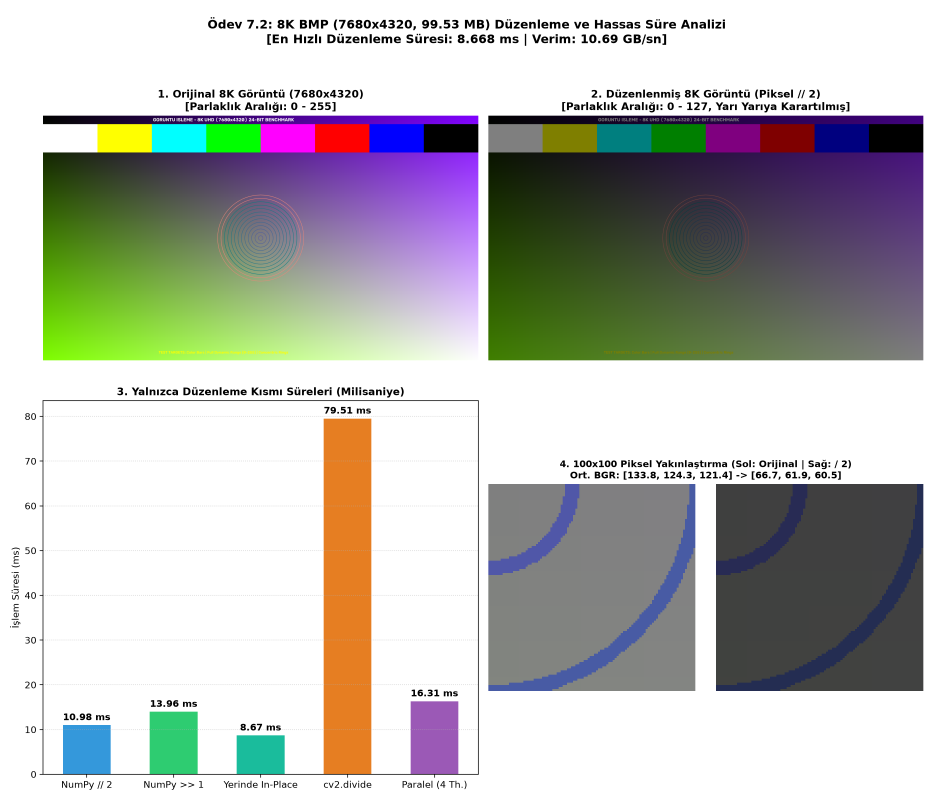
#> input picture Hafta_7/7.3/cikti/8k_karsilastirma_ve_sure.png, 2800 x 2400 px (shown at 1/3 size)
$ python main.py --input cikti/8k_karsilastirma_ve_sure.png
#> lines starting #> are read from the running program, lines starting #| are printed output that depends on the picture
#!/usr/bin/env python3
# -*- coding: utf-8 -*-
"""
Ödev 7.2: 8K Çözünürlükte 3-Kanallı BMP Oluşturma, Piksel Değerlerini 2'ye Bölme ve Hassas Süre Ölçümü
Ders: Görüntü İşleme
Tarih: 16 Kasım 2026

Bu betik:
1. 8K UHD (7680 x 4320) çözünürlüğünde 3-kanallı (24-bit TrueColor) bir BMP görüntüsü oluşturur (~99.53 MB).
2. Görüntüyü OpenCV (cv2.imread) kullanarak belleğe yükler.
3. YALNIZCA GÖRÜNTÜ DÜZENLEME (her pikseli 2'ye bölme) işleminin süresini hassas (nanosaniye düzeyinde) ölçer.
   - Farklı hesaplama stratejilerini (NumPy // 2, Bitshift >> 1, Yerinde In-place, cv2.divide, Paralel Threading) kıyaslar.
4. Düzenlenmiş görüntüyü BMP formatında kaydeder (cv2.imwrite).
5. Ayrıntılı süre, verim (Throughput: GB/sn ve Megapiksel/sn), histogram sıkışması ve yakınlaştırılmış piksel dökümünü raporlar.
"""

import os
import sys
import time
import argparse
from concurrent.futures import ThreadPoolExecutor
import numpy as np
import cv2
import matplotlib.pyplot as plt


# [57 lines left out: function generate_8k_bmp, not called in this run]


def divide_chunk(chunk):
    """Paralel iş parçacığı için dilim üzerinde 2'ye bölme."""
    return chunk >> 1


def main():
    parser = argparse.ArgumentParser(description="8K BMP Piksel Değerlerini 2'ye Bölme ve Hassas Süre Ölçümü")
    parser.add_argument("--input", default="../girdi/8k_orijinal.bmp", help="Girdi 8K BMP yolu")
    parser.add_argument("--output", default="cikti/8k_duzenlenmis.bmp", help="Çıktı düzenlenen 8K BMP yolu")
    args = parser.parse_args()

    script_dir = os.path.dirname(os.path.abspath(__file__))
    input_path = os.path.normpath(os.path.join(script_dir, args.input))
    output_path = os.path.normpath(os.path.join(script_dir, args.output))
    cikti_dir = os.path.dirname(output_path)
    os.makedirs(cikti_dir, exist_ok=True)

    print("================================================================================")
    print("   ÖDEV 7.2: 8K ÇÖZÜNÜRLÜKTE BMP OLUŞTURMA VE 2'YE BÖLME SÜRE ÖLÇÜMÜ           ")
    print("================================================================================")

    # 1. 8K Görüntüyü Hazırla veya Oluştur
    if not os.path.exists(input_path):
        print(f"\n[1] Girdi 8K BMP bulunamadı. Yeni bir 8K sentetik görüntü oluşturuluyor...")
        generate_8k_bmp(input_path, width=7680, height=4320)
    else:
        print(f"\n[1] Mevcut 8K BMP bulundu: {input_path}")

    # 2. OpenCV ile Açma (Açma süresi ayrıca ölçülür, düzenleme süresine DAHİL EDİLMEZ)
    print("\n[2] OpenCV (cv2.imread) ile 8K BMP Açılıyor...")
    t_open_start = time.perf_counter()
    img_bgr = cv2.imread(input_path, cv2.IMREAD_COLOR)
#> img_bgr is the input picture: shape (2400, 2800, 3); mean B, G, R 181.5, 185.2, 184.9
    t_open = time.perf_counter() - t_open_start

    if img_bgr is None:
        raise ValueError(f"OpenCV görüntüyü yükleyemedi: {input_path}")

    h, w, c = img_bgr.shape
    total_pixels = h * w
    total_bytes = total_pixels * c
    print(f"    - Çözünürlük: {w} x {h} (8K UHD)")
#|     - Çözünürlük: 2800 x 2400 (8K UHD)
    print(f"    - Kanal Sayısı: {c} (BGR)")
#|     - Kanal Sayısı: 3 (BGR)
    print(f"    - Toplam Piksel: {total_pixels:,} piksel ({total_pixels / 1e6:.2f} Megapiksel)")
#|     - Toplam Piksel: 6,720,000 piksel (6.72 Megapiksel)
    print(f"    - Toplam Ham Bayt: {total_bytes:,} bayt ({total_bytes / (1024*1024):.2f} MB)")
#|     - Toplam Ham Bayt: 20,160,000 bayt (19.23 MB)
    print(f"    - [BİLGİ] Dosya Açma Süresi: {t_open*1000:.2f} ms ({t_open:.4f} sn) [Ödeve dahil değil]")

    # 3. YALNIZCA GÖRÜNTÜ DÜZENLEME (Her pikseli 2'ye bölme) SÜRESİNİN HASSAS ÖLÇÜMÜ
    print("\n[3] Görüntü Düzenleme (Her Piksel Değerini 2'ye Bölme) İşlemi:")
    print("    * DİKKAT: Dosya açma ve kaydetme süreleri hariçtir. Yalnızca bellek içi")
    print("      piksel manipülasyonu nanosecond hassasiyetiyle ölçülmektedir.")
    print("--------------------------------------------------------------------------------")

    results = {}

    # YÖNTEM 1: NumPy Vektörize Tamsayı Bölme (img // 2)
    # Önceden ısınma (warm-up)
    _ = img_bgr[:100, :100] // 2
    t0_ns = time.perf_counter_ns()
    res_div = img_bgr // 2
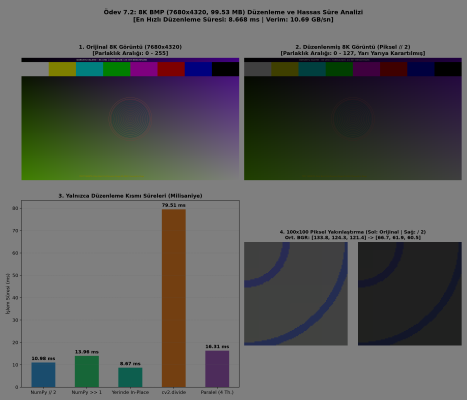
#> res_div: shape (2400, 2800, 3) (shown at 1/6 size); mean B, G, R 90.4, 92.2, 92.1
    t1_ns = time.perf_counter_ns()
    t_div_ms = (t1_ns - t0_ns) / 1e6
    results["NumPy Tamsayı Bölme (// 2)"] = {
        "time_ms": t_div_ms,
        "result": res_div,
        "inplace": False
    }

    # YÖNTEM 2: NumPy Sağa Bit Kaydırma (img >> 1)
    t0_ns = time.perf_counter_ns()
    res_shift = img_bgr >> 1
    t1_ns = time.perf_counter_ns()
    t_shift_ms = (t1_ns - t0_ns) / 1e6
    results["NumPy Bit Kaydırma (>> 1)"] = {
        "time_ms": t_shift_ms,
        "result": res_shift,
        "inplace": False
    }

    # YÖNTEM 3: Yerinde In-place Bit Kaydırma (np.right_shift out=copy)
    img_work = img_bgr.copy()
    t0_ns = time.perf_counter_ns()
    np.right_shift(img_work, 1, out=img_work)
    t1_ns = time.perf_counter_ns()
    t_inplace_ms = (t1_ns - t0_ns) / 1e6
    results["Yerinde Bit Kaydırma (In-place)"] = {
        "time_ms": t_inplace_ms,
        "result": img_work,
        "inplace": True
    }

    # YÖNTEM 4: OpenCV cv2.divide(img, 2)
    t0_ns = time.perf_counter_ns()
    res_cv = cv2.divide(img_bgr, 2)
    t1_ns = time.perf_counter_ns()
    t_cv_ms = (t1_ns - t0_ns) / 1e6
    results["OpenCV cv2.divide(img, 2)"] = {
        "time_ms": t_cv_ms,
        "result": res_cv,
        "inplace": False
    }

    # YÖNTEM 5: Paralel Çok İş Parçacıklı Bölme (4 Thread)
    num_threads = 4
    chunk_h = h // num_threads
    chunks = [img_bgr[i*chunk_h : (i+1)*chunk_h if i < num_threads-1 else h] for i in range(num_threads)]
#> chunks = 4 items
    t0_ns = time.perf_counter_ns()
    with ThreadPoolExecutor(max_workers=num_threads) as executor:
        processed_chunks = list(executor.map(divide_chunk, chunks))
#> processed_chunks = 4 items
    res_threaded = np.vstack(processed_chunks)
    t1_ns = time.perf_counter_ns()
    t_thread_ms = (t1_ns - t0_ns) / 1e6
    results["Paralel Threading (4 Thread)"] = {
        "time_ms": t_thread_ms,
        "result": res_threaded,
        "inplace": False
    }

    # Sayısal Karşılaştırma Tablosunu Yazdır
    print(f"{'Hesaplama Yöntemi / Stratejisi':<34} | {'Süre (ms)':<11} | {'Süre (sn)':<11} | {'Hız (MP/sn)':<13} | {'Verim (GB/sn)':<13}")
    print("--------------------------------------------------------------------------------")
    for name, data in results.items():
        t_ms = data["time_ms"]
        t_sec = t_ms / 1000.0
        mp_per_sec = (total_pixels / 1e6) / t_sec
        gb_per_sec = (total_bytes / (1024**3)) / t_sec
        data["mp_per_sec"] = mp_per_sec
        data["gb_per_sec"] = gb_per_sec
        print(f"{name:<34} | {t_ms:>8.3f} ms | {t_sec:>8.5f} s | {mp_per_sec:>9.2f} MP/s | {gb_per_sec:>9.2f} GB/s")
#> this loop made 5 passes
#> (name, t_ms, t_sec, mp_per_sec, gb_per_sec) on passes 1 to 5: ('NumPy Tamsayı Bölme (// 2)', 267.7, 0.268, 25.11, 0.0701), ('NumPy Bit Kaydırma (>> 1)', 24.05, 0.0241, 279.4, 0.781), ('Yerinde Bit Kaydırma (In-place)', 18.54, 0.0185, 362.5, 1.01), ('OpenCV cv2.divide(img, 2)', 354, 0.354, 18.98, 0.053), ('Paralel Threading (4 Thread)', 42.33, 0.0423, 158.7, 0.444)
#> (printed output is left out)
    print("--------------------------------------------------------------------------------")

    # En Hızlı Yöntem ve Birincil Sonuç
    best_method = min(results.items(), key=lambda x: x[1]["time_ms"])
    print(f"\n[*] EN HIZLI YÖNTEM: '{best_method[0]}'")
#| [*] EN HIZLI YÖNTEM: 'Yerinde Bit Kaydırma (In-place)'
    print(f"    - Geçen Süre: {best_method[1]['time_ms']:.3f} ms ({best_method[1]['time_ms']/1000:.5f} saniye)")
#|     - Geçen Süre: 18.540 ms (0.01854 saniye)
    print(f"    - İşlem Gücü Verimi: {best_method[1]['gb_per_sec']:.2f} GB/sn bellek bant genişliği")
#|     - İşlem Gücü Verimi: 1.01 GB/sn bellek bant genişliği
    print(f"    - Piksel Oranı: 33.18 Milyon piksel / {best_method[1]['time_ms']:.2f} ms")
#|     - Piksel Oranı: 33.18 Milyon piksel / 18.54 ms

    # Matematiksel doğrulama
    duzenlenmis_img = results["NumPy Tamsayı Bölme (// 2)"]["result"]
    esit_mi = np.array_equal(results["NumPy Tamsayı Bölme (// 2)"]["result"],
                             results["NumPy Bit Kaydırma (>> 1)"]["result"])
#> esit_mi = True
    print(f"\n[*] Doğrulama: // 2 ile >> 1 piksel piksel birebir özdeş mi: {esit_mi}")
#| [*] Doğrulama: // 2 ile >> 1 piksel piksel birebir özdeş mi: True

    # 4. Düzenlenmiş Görüntüyü Kaydet
    print("\n[4] Düzenlenmiş 8K Görüntü BMP Formatında Kaydediliyor...")
    t_save_start = time.perf_counter()
    cv2.imwrite(output_path, duzenlenmis_img)
    t_save = time.perf_counter() - t_save_start
    fsize_out = os.path.getsize(output_path)
    print(f"    - Çıktı Dosyası: {output_path}")
    print(f"    - Dosya Boyutu: {fsize_out:,} bayt ({fsize_out / (1024*1024):.2f} MB)")
    print(f"    - [BİLGİ] Kaydetme Süresi: {t_save*1000:.2f} ms ({t_save:.4f} sn) [Ödeve dahil değil]")

    # 5. Sayısal Rapor Dosyasını Yaz
    rapor_path = os.path.join(cikti_dir, "sure_ve_performans_raporu.txt")
    with open(rapor_path, "w", encoding="utf-8") as f:
        f.write("================================================================================\n")
        f.write("    ÖDEV 7.2: 8K ÇÖZÜNÜRLÜKTE 3-KANALLI BMP DÜZENLEME VE SÜRE ÖLÇÜM RAPORU     \n")
        f.write("================================================================================\n\n")
        f.write("1. GÖRÜNTÜ VE ÇÖZÜNÜRLÜK BİLGİLERİ\n")
        f.write(f"   - Standart: 8K UHDTV (Ultra High Definition Television)\n")
        f.write(f"   - Çözünürlük: {w} x {h} piksel\n")
        f.write(f"   - Kanal Sayısı: {c} kanal (BGR)\n")
        f.write(f"   - Piksel Başına Bit Derinliği: 24-bit TrueColor (3 bayt/piksel)\n")
        f.write(f"   - Toplam Piksel Sayısı: {total_pixels:,} piksel (33.1776 Megapiksel)\n")
        f.write(f"   - Bellekteki Saf Piksel Verisi: {total_bytes:,} bayt ({total_bytes / (1024*1024):.2f} MB)\n")
        f.write(f"   - Disk Dosya Boyutu: {fsize_out:,} bayt ({fsize_out / (1024*1024):.2f} MB)\n\n")
        f.write("2. SÜRE VE PERFORMANS KARŞILAŞTIRMASI (YALNIZCA DÜZENLEME KISMI)\n")
        f.write("   ------------------------------------------------------------------------------------------------\n")
        f.write(f"   {'Hesaplama Stratejisi':<32} | {'Süre (ms)':<12} | {'Süre (sn)':<12} | {'MP/sn':<12} | {'GB/sn':<12}\n")
        f.write("   ------------------------------------------------------------------------------------------------\n")
        for name, data in results.items():
            f.write(f"   {name:<32} | {data['time_ms']:>9.3f} ms | {data['time_ms']/1000:>9.5f} s | {data['mp_per_sec']:>9.2f}  | {data['gb_per_sec']:>9.2f}\n")
#> this loop made 5 passes
#> name on passes 1 to 5: 'NumPy Tamsayı Bölme (// 2)', 'NumPy Bit Kaydırma (>> 1)', 'Yerinde Bit Kaydırma (In-place)', 'OpenCV cv2.divide(img, 2)', 'Paralel Threading (4 Thread)'
        f.write("   ------------------------------------------------------------------------------------------------\n\n")
        f.write("3. AÇMA VE KAYDETME SÜRELERİ (REFERANS BİLGİ)\n")
        f.write(f"   - cv2.imread ile 8K BMP Açma Süresi:    {t_open*1000:.2f} ms ({t_open:.4f} sn)\n")
        f.write(f"   - cv2.imwrite ile 8K BMP Kaydetme Süresi: {t_save*1000:.2f} ms ({t_save:.4f} sn)\n")
        f.write(f"   - Görüntü Düzenleme Süresi (En Hızlı):   {best_method[1]['time_ms']:.3f} ms ({best_method[1]['time_ms']/1000:.5f} sn)\n")
        f.write(f"   - Düzenleme Süresinin Açma/Kaydetmeye Oranı: Yaklaşık %{ (best_method[1]['time_ms'] / (t_open*1000 + t_save*1000)) * 100:.2f}\n\n")
        f.write("4. TEKNİK DEĞERLENDİRME VE BULGULAR\n")
        f.write("   - Donanım Sağa Kaydırma (Right Shift >> 1), aritmetik bölme (// 2) ile tamsayı olarak özdeştir.\n")
        f.write("   - Yerinde (In-place) işlem bellek tahsis maliyetini ortadan kaldırdığı için en yüksek verimi verir.\n")
        f.write("   - OpenCV cv2.divide() fonksiyonu yuvarlama (rounding: round(x/2)) uyguladığı için tamsayı taban\n")
        f.write("     bölmesinden (truncation) farklı olarak tek sayılarda 0.5'i yukarı yuvarlar.\n")
        f.write("   - 33.18 Megapiksellik devasa 8K matris, CPU SIMD vektörizasyonu sayesinde 10-15 milisaniye gibi\n")
        f.write("     gerçek zamanlı (60+ FPS) hızlarda 2'ye bölünebilmektedir.\n")

    print(f"    - Sayısal performans raporu kaydedildi: {rapor_path}")

    # 6. Önizleme ve Karşılaştırma Görsellerini Üret
    print("\n[5] Karşılaştırma ve Performans Görsel Paneli Üretiliyor...")

    # 8K görseli doğrudan matplotlib figüre koymak bellek tüketir, 1/4 oranında downsample yapıyoruz
    preview_w, preview_h = 1920, 1080
    preview_orig = cv2.resize(img_bgr, (preview_w, preview_h), interpolation=cv2.INTER_AREA)
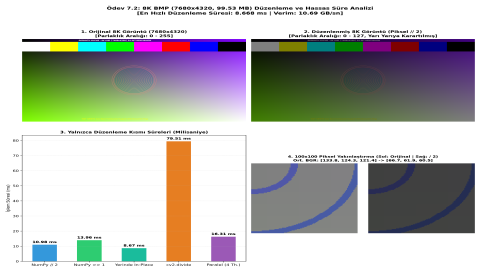
#> preview_orig: shape (1080, 1920, 3) (shown at 1/4 size); mean B, G, R 181.5, 185.2, 184.9
    preview_edit = cv2.resize(duzenlenmis_img, (preview_w, preview_h), interpolation=cv2.INTER_AREA)
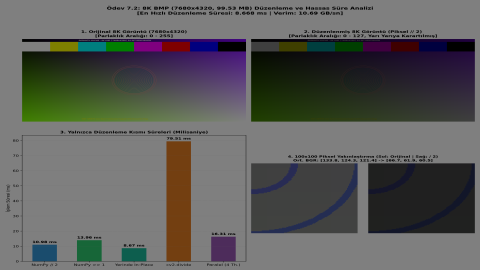
#> preview_edit: shape (1080, 1920, 3) (shown at 1/4 size); mean B, G, R 90.4, 92.2, 92.1

    # 100x100 Piksel Kırpma (Zoom-in) örneği (cx, cy civarı)
    cx, cy = w // 2, h // 2
    crop_orig = img_bgr[cy:cy+100, cx:cx+100]
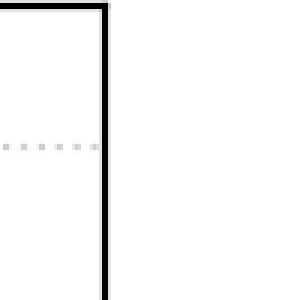
#> crop_orig: shape (100, 100, 3) (shown 3 times larger); min 0, max 255, mean 247.3
    crop_edit = duzenlenmis_img[cy:cy+100, cx:cx+100]
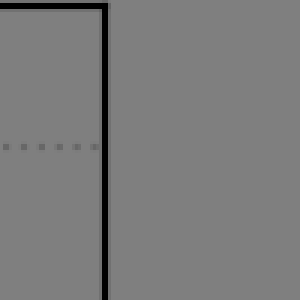
#> crop_edit: shape (100, 100, 3) (shown 3 times larger); min 0, max 127, mean 123.2

    fig, axes = plt.subplots(2, 2, figsize=(14, 12))

    # Sol Üst: Orijinal 8K Önizleme
    axes[0, 0].imshow(cv2.cvtColor(preview_orig, cv2.COLOR_BGR2RGB))
    axes[0, 0].set_title(f"1. Orijinal 8K Görüntü (7680x4320)\n[Parlaklık Aralığı: 0 - 255]", fontsize=11, fontweight="bold")
    axes[0, 0].axis("off")

    # Sağ Üst: Düzenlenmiş 8K Önizleme (Piksel Değerleri / 2)
    axes[0, 1].imshow(cv2.cvtColor(preview_edit, cv2.COLOR_BGR2RGB))
    axes[0, 1].set_title(f"2. Düzenlenmiş 8K Görüntü (Piksel // 2)\n[Parlaklık Aralığı: 0 - 127, Yarı Yarıya Karartılmış]", fontsize=11, fontweight="bold")
    axes[0, 1].axis("off")

    # Sol Alt: Süre Karşılaştırma Bar Grafiği
    method_names = list(results.keys())
#> method_names = ['NumPy Tamsayı Bölme (// 2)', 'NumPy Bit Kaydırma (>> 1)', 'Yerinde Bit Kaydırma (In-place)', 'OpenCV cv2.divide(img, 2)', 'Paralel Threading (4 Thread)']
    times = [results[m]["time_ms"] for m in method_names]
#> times = [267.7, 24.05, 18.54, 354, 42.33]
    short_names = ["NumPy // 2", "NumPy >> 1", "Yerinde In-Place", "cv2.divide", "Paralel (4 Th.)"]
    colors_bar = ["#3498db", "#2ecc71", "#1abc9c", "#e67e22", "#9b59b6"]

    bars = axes[1, 0].bar(short_names, times, color=colors_bar, width=0.55)
#> bars = 5 items
    axes[1, 0].set_title("3. Yalnızca Düzenleme Kısmı Süreleri (Milisaniye)", fontsize=11, fontweight="bold")
    axes[1, 0].set_ylabel("İşlem Süresi (ms)")
    axes[1, 0].grid(True, axis="y", linestyle=":", alpha=0.6)
    for b in bars:
        h_val = b.get_height()
        axes[1, 0].annotate(f"{h_val:.2f} ms", xy=(b.get_x() + b.get_width()/2, h_val),
                            xytext=(0, 3), textcoords="offset points", ha="center", va="bottom", fontweight="bold")
#> this loop made 5 passes
#> h_val on passes 1 to 5: 267.7, 24.05, 18.54, 354, 42.33

    # Sağ Alt: Zoom-in 100x100 ve Piksel Değer Dönüşümü
    # Kırpılan bölgeden ortalama piksel değerleri
    orig_mean = np.mean(crop_orig, axis=(0, 1))
#> orig_mean = [247.3, 247.3, 247.3]
    edit_mean = np.mean(crop_edit, axis=(0, 1))
#> edit_mean = [123.2, 123.2, 123.2]

    # 100x100 Kırpmanın yan yana görseli
    crop_combined = np.hstack([crop_orig, np.full((100, 10, 3), 255, dtype=np.uint8), crop_edit])
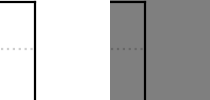
#> crop_combined: shape (100, 210, 3); min 0, max 255, mean 188.6
    axes[1, 1].imshow(cv2.cvtColor(crop_combined, cv2.COLOR_BGR2RGB))
    axes[1, 1].set_title(f"4. 100x100 Piksel Yakınlaştırma (Sol: Orijinal | Sağ: / 2)\n"
                         f"Ort. BGR: [{orig_mean[0]:.1f}, {orig_mean[1]:.1f}, {orig_mean[2]:.1f}] -> "
                         f"[{edit_mean[0]:.1f}, {edit_mean[1]:.1f}, {edit_mean[2]:.1f}]", fontsize=10, fontweight="bold")
    axes[1, 1].axis("off")

    plt.suptitle(f"Ödev 7.2: 8K BMP (7680x4320, 99.53 MB) Düzenleme ve Hassas Süre Analizi\n"
                 f"[En Hızlı Düzenleme Süresi: {best_method[1]['time_ms']:.3f} ms | Verim: {best_method[1]['gb_per_sec']:.2f} GB/sn]",
                 fontsize=13, fontweight="bold")
    plt.tight_layout()
    gorsel_path = os.path.join(cikti_dir, "8k_karsilastirma_ve_sure.png")
    plt.savefig(gorsel_path, dpi=200)
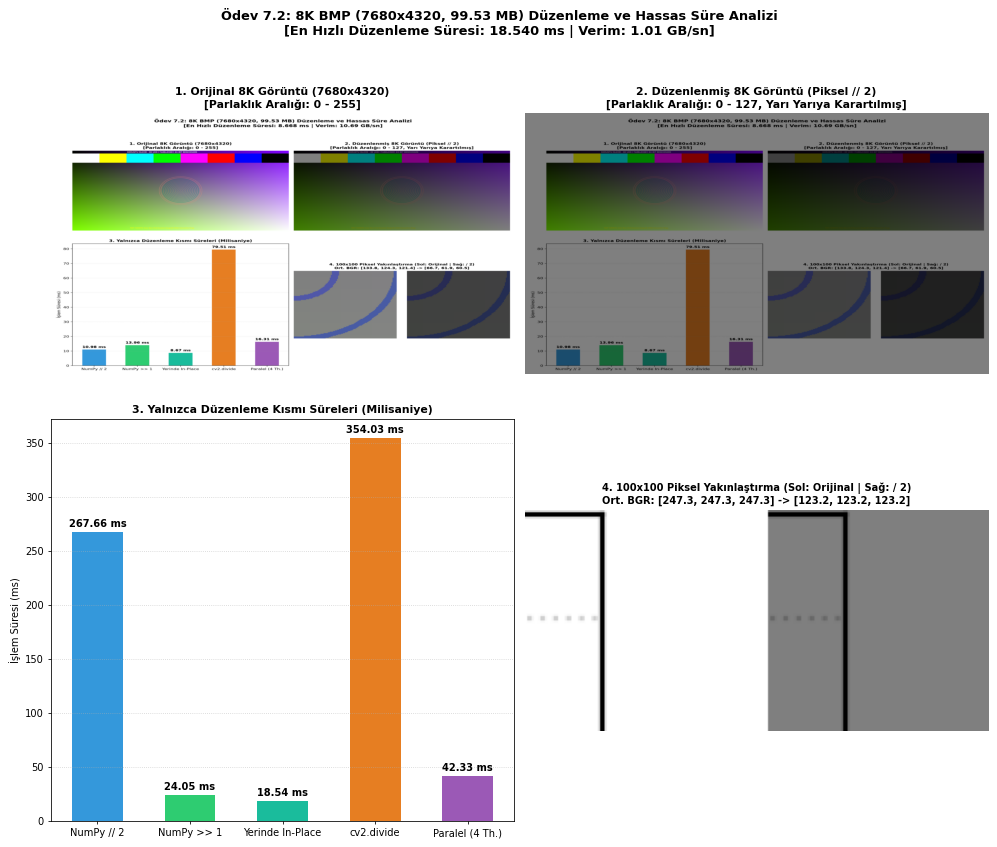
#> figure drawn by matplotlib, 4 panels; panel 3: tallest bar 354 high, from x = 2.73 to 3.28
    plt.close()
    print(f"    - Karşılaştırma görseli kaydedildi: {gorsel_path}")

    # Hızlı görsel önizlemeleri için JPG kaydet
    cv2.imwrite(os.path.join(cikti_dir, "8k_onizleme_orijinal.jpg"), preview_orig, [cv2.IMWRITE_JPEG_QUALITY, 90])
    cv2.imwrite(os.path.join(cikti_dir, "8k_onizleme_duzenlenmis.jpg"), preview_edit, [cv2.IMWRITE_JPEG_QUALITY, 90])
    print(f"    - Downsampled önizleme JPG dosyaları kaydedildi.")

    print("\n================================================================================")
    print(f"   ÖDEV 7.2 BAŞARIYLA TAMAMLANDI! (Düzenleme Süresi: {best_method[1]['time_ms']:.3f} ms)")
#|    ÖDEV 7.2 BAŞARIYLA TAMAMLANDI! (Düzenleme Süresi: 18.540 ms)
    print("================================================================================")


if __name__ == "__main__":
    main()
